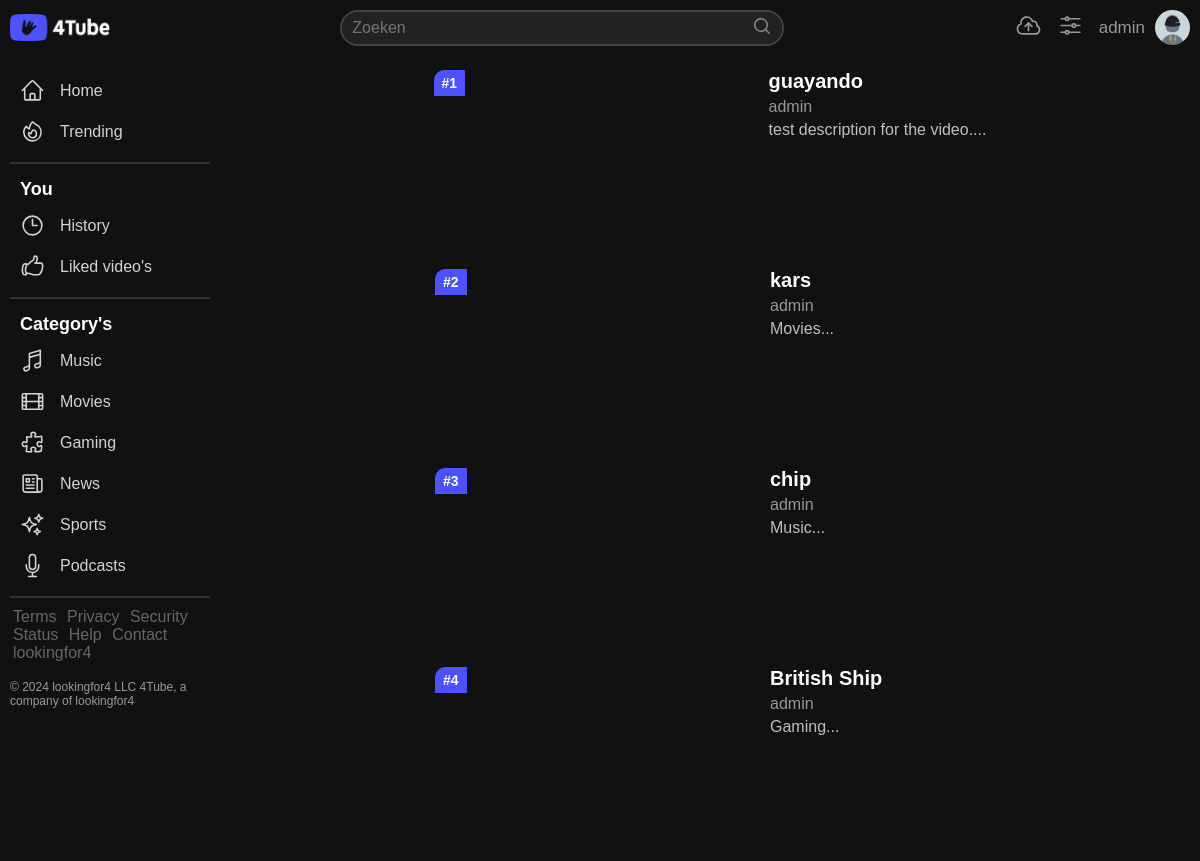
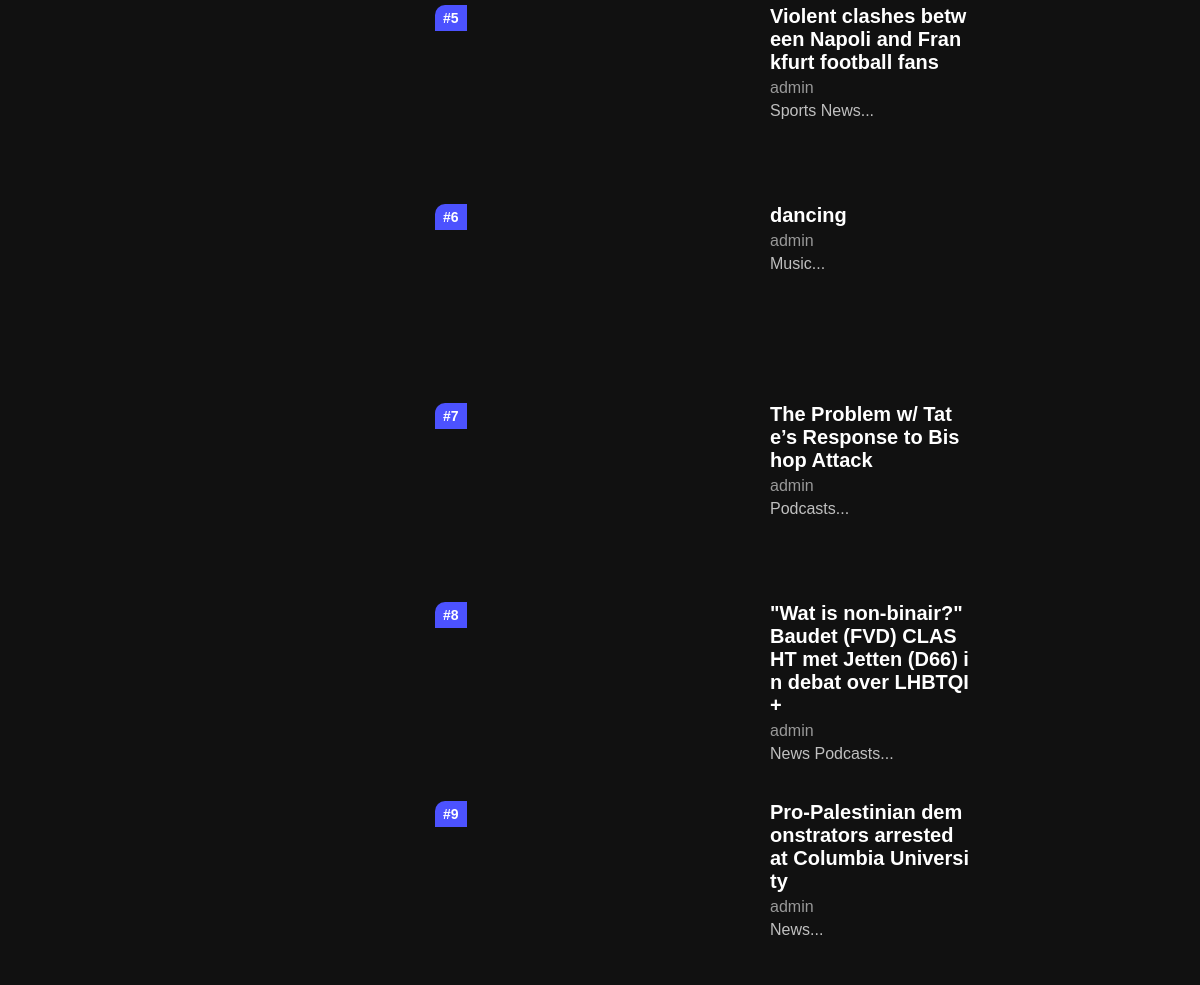
Screenshot of /trending.php (signed in) with the database file from the repository (2 pictures, top to bottom).
### tables this page shows
CREATE TABLE `users` (
    userId int UNSIGNED AUTO_INCREMENT PRIMARY KEY,
    username varchar(25),
    description varchar(500),
    password varchar(255),
    profilePic varchar(255),
    registrationDate DATE NOT NULL DEFAULT CURRENT_DATE
);

CREATE TABLE `videos` (
    videoId int AUTO_INCREMENT PRIMARY KEY,
    userId int UNSIGNED,
    FOREIGN KEY (userId) REFERENCES users(userId),
    title varchar(255),
    description varchar(2000),
    uploadDate varchar(200),
    videoUrl varchar(255)
);

### includes/connection.php (called while the page is built, shortened)
<?php
$host = '127.0.0.1';
$db = '4tube';
$user = 'root';
$charset = 'utf8mb4';
$dsn = "mysql:host=$host;dbname=$db;charset=$charset";
$pdo = new PDO($dsn, $user);
if (isset($_SESSION['loggedInUser'])) {
    $loggedInUserId = $_SESSION['loggedInUser'];
}
$usersQuery = "SELECT * FROM users WHERE userId = :id;";
$usersStmt = $pdo->prepare($usersQuery);
$usersStmt->bindParam(':id', $loggedInUserId, PDO::PARAM_INT);
try {
    $usersStmt->execute();
    $user = $usersStmt->fetch(PDO::FETCH_ASSOC);
} catch (PDOException $e) {
    error_log("Error: " . $e->getMessage());
    die();
}

### trending.php (the view, shortened to what this page needs)
<?php
include_once("includes/connection.php");
$query = "SELECT videos.*, users.username, users.profilePic, COUNT(likes.likeId) AS totalLikes
          FROM videos
          JOIN users ON videos.userId = users.userId
          LEFT JOIN likes ON videos.videoId = likes.videoId
          GROUP BY videos.videoId
          ORDER BY totalLikes DESC
          LIMIT 10";
$result = $pdo->query($query);
?>
<!DOCTYPE html>
<html lang="en">
<head>
    <link rel="stylesheet" href="assets/styles/style.css">
</head>
<body>
    <?php
    include_once("includes/nav.php");
    include_once("includes/aside.php");
    ?>
    <main>
        <div class="video-containermain trending">
            <?php
            $counter = 1;
            while ($row = $result->fetch(PDO::FETCH_ASSOC)) {
                echo '<div class="videomain-T" class="rowclass" style="position: relative;">
                        <div class="video-number">#' . $counter . '</div>
                        <a href="video?v=' . htmlspecialchars($row['videoId']) . '">
                            <video oncontextmenu="return false;" muted src="usercontent/' . htmlspecialchars($row['videoUrl']) . '"><video>
                        </a>
                        <div class="videomain-T-info">
                            <h2>' . htmlspecialchars($row['title']) . '</h2>
                            <a href="profile?p=' . htmlspecialchars($row['username']) . '" class="user-infomain">
                            <p>' . htmlspecialchars($row['username']) .  '</p>
                            </a>
                            <p class="desc-T">' . substr(htmlspecialchars($row['description']), 0, 200) . '... </p>
                        </div>
                    </div>';
                $counter++;
            }
            ?>
        </div>
    </main>
</body>
</html>

### includes/nav.php (shortened to what this page needs)
<nav>
    <a class="logo" href="index.php">
        <img src="assets/images/logo.png" alt="logo">
    </a>
    <form action="search.php" method="get">
        <input name="q" type="text" placeholder="Zoeken" required>
        <button type="submit"><svg xmlns="http://www.w3.org/2000/svg" viewBox="0 0 20 20" fill="currentColor" class="w-5 h-5">
                <path fill-rule="evenodd" d="M9 3.5a5.5 5.5 0 1 0 0 11 5.5 5.5 0 0 0 0-11ZM2 9a7 7 0 1 1 12.452 4.391l3.328 3.329a.75.75 0 1 1-1.06 1.06l-3.329-3.328A7 7 0 0 1 2 9Z" clip-rule="evenodd" />
            </svg></button>
    </form>
    <?php if (isset($_SESSION['loggedInUser'])) { ?>
        <div class="usersection">
            <a href="upload.php"></a>
            <a href="manage.php"></a>
            <div class="dropdown">
                <a class="profile-dropdown">
                    <p><?= htmlspecialchars($user['username']) ?></p>
                    <img src="<?= htmlspecialchars($user['profilePic']) ?>" alt="pfp">
                </a>
            </div>
        </div>
    <?php } ?>
</nav>

### includes/aside.php (shortened to what this page needs)
<aside>
    <div>
        <a href="index.php"> Home</a>
        <a href="trending.php"> Trending</a>
        <hr>
    </div>
    <div>
        <h4>You</h4>
        <a href="history.php"><svg xmlns="http://www.w3.org/2000/svg" fill="none" viewBox="0 0 24 24" stroke-width="1.5" stroke="currentColor" class="w-6 h-6">
                <path stroke-linecap="round" stroke-linejoin="round" d="M12 6v6h4.5m4.5 0a9 9 0 1 1-18 0 9 9 0 0 1 18 0Z" />
            </svg> History</a>
        <a href="liked.php"> Liked video's</a>
        <hr>
    </div>
    <div>
        <h4>Category's</h4>
        <a href="search.php?q=music"> Music</a>
        <a href="search.php?q=movies"> Movies</a>
        <a href="search.php?q=gaming"> Gaming</a>
        <a href="search.php?q=news"> News</a>
        <a href="search.php?q=sports"> Sports</a>
        <a href="search.php?q=podcasts"> Podcasts</a>
        <hr>
    </div>
    <div>
        <?php include_once("footer.php"); ?>
    </div>
</aside>

### includes/footer.php
<footer>
    <div>
        <a href="links.php#terms">Terms</a>
        <a href="links.php#privacy">Privacy</a>
        <a href="links.php#security">Security</a>
        <a href="links.php#status">Status</a>
        <a href="links.php#help">Help</a>
        <a href="links.php#contact">Contact</a>
        <a href="https://lookingfor4.nl">lookingfor4</a>
        <br></br>
        <p>© 2024 lookingfor4 LLC 4Tube, a company of lookingfor4</p>
    </div>
</footer>

### assets/styles/style.css (style rules this page uses)
* { margin: 0; padding: 0; outline: 0; box-sizing: border-box; }
body { font-family: sans-serif; background-color: #111; color: white; }
a { text-decoration: none; color: #999; transition: all .3s; }
p { color: #999; }
input, textarea { resize: vertical; background-color: #222; color: white; padding: 5px 8px; font-size: 16px; border-radius: 10px; border: 2px solid #222; transition: all .2s; }
button { background-color: #222; color: white; padding: 5px 8px; font-size: 16px; border-radius: 10px; border: 2px solid #222; transition: all .2s; cursor: pointer; }
nav { display: flex; justify-content: space-between; padding: 10px; gap: 10px; width: 100%; background-color: #111; position: fixed; top: 0; z-index: 100; }
nav .logo img { width: 100px; height: 35px; object-fit: contain; }
nav form:nth-child(2) { display: flex; }
nav form:nth-child(2) input { background-color: #222; color: white; width: 400px; padding: 7px 10px; border: 0; font-size: 16px; border-radius: 20px 0 0 20px; }
nav form:nth-child(2) button { background-color: #222; padding: 0 10px; border: 0; border-radius: 0 20px 20px 0; cursor: pointer; }
nav form:nth-child(2) { height: fit-content; border: 2px solid #444; border-radius: 20px; }
nav form:nth-child(2) svg { color: #888; width: 20px; }
nav .profile-dropdown { cursor: pointer; display: flex; align-items: center; gap: 10px; color: #999; }
nav .profile-dropdown img { pointer-events: none; width: 35px; height: 35px; object-fit: cover; border-radius: 50%; }
nav .profile-dropdown p { color: #999; font-weight: 500; font-size: 17px; }
hr { margin: 10px 0; border: 1px solid #333; }
aside { display: flex; flex-direction: column; width: 220px; padding: 10px; height: calc(100vh - 60px); overflow-y: scroll; position: fixed; top: 60px; z-index: 100; }
aside div h4 { margin: 5px 10px; font-size: 18px; }
aside div a { display: flex; align-items: center; gap: 15px; color: lightgray; width: 100%; padding: 8px 10px; border-radius: 10px; }
aside div svg { width: 25px; }
main { padding: 0 15px; margin-top: 70px; margin-left: 220px; }
.dropdown { position: relative; display: inline-block; }
.usersection { display: flex; gap: 15px; align-items: center; height: fit-content; }
.usersection>a svg { color: #999; width: 27px; transition: all .2s; }
footer a { margin: 0 3px; padding: 0px !important; width: fit-content !important; border-radius: 0px; color: #666 !important; display: inline-block !important; }
footer { display: flex; flex-direction: column; gap: 20px; }
footer p { font-size: 12px; }
.video-containermain { display: flex; gap: 15px; flex-wrap: wrap; justify-content: center; }
.trending { flex-direction: column; align-items: center; }
.videomain-T { display: flex; flex-wrap: wrap; gap: 15px; min-width: 550px; }
.videomain-T a video { border-radius: 10px; width: 320px; height: 180px; object-fit: cover; }
.videomain-T h2 { word-break: break-all; max-width: 200px; font-size: 20px; }
.videomain-T-info { display: flex; flex-direction: column; gap: 5px; }
.desc-T { display: flex; color: silver; }
.video-number { position: absolute; top: 0px; left: 0px; background-color: #4c52ff; color: #fff; padding: 5px 8px; border-radius: 10px 0 0 0; font-size: 14px; font-weight: bold; }

### rows the page displays
users: username "admin", profilePic (placeholder picture)
videos: title "guayando", userId.username "admin", description "test description for the video."
videos: title "kars", userId.username "admin", description "Movies"
videos: title "chip", userId.username "admin", description "Music"
videos: title "British Ship", userId.username "admin", description "Gaming"
videos: title "Violent clashes between Napoli and Frankfurt football fans", userId.username "admin", description "Sports News"
videos: title "dancing", userId.username "admin", description "Music"
videos: title "The Problem w/ Tate’s Response to Bishop Attack", userId.username "admin", description "Podcasts"
videos: title "\"Wat is non-binair?\" Baudet (FVD) CLASHT met Jetten (D66) in debat over LHBTQI+", userId.username "admin", description "News Podcasts"
videos: title "Pro-Palestinian demonstrators arrested at Columbia University", userId.username "admin", description "News"
